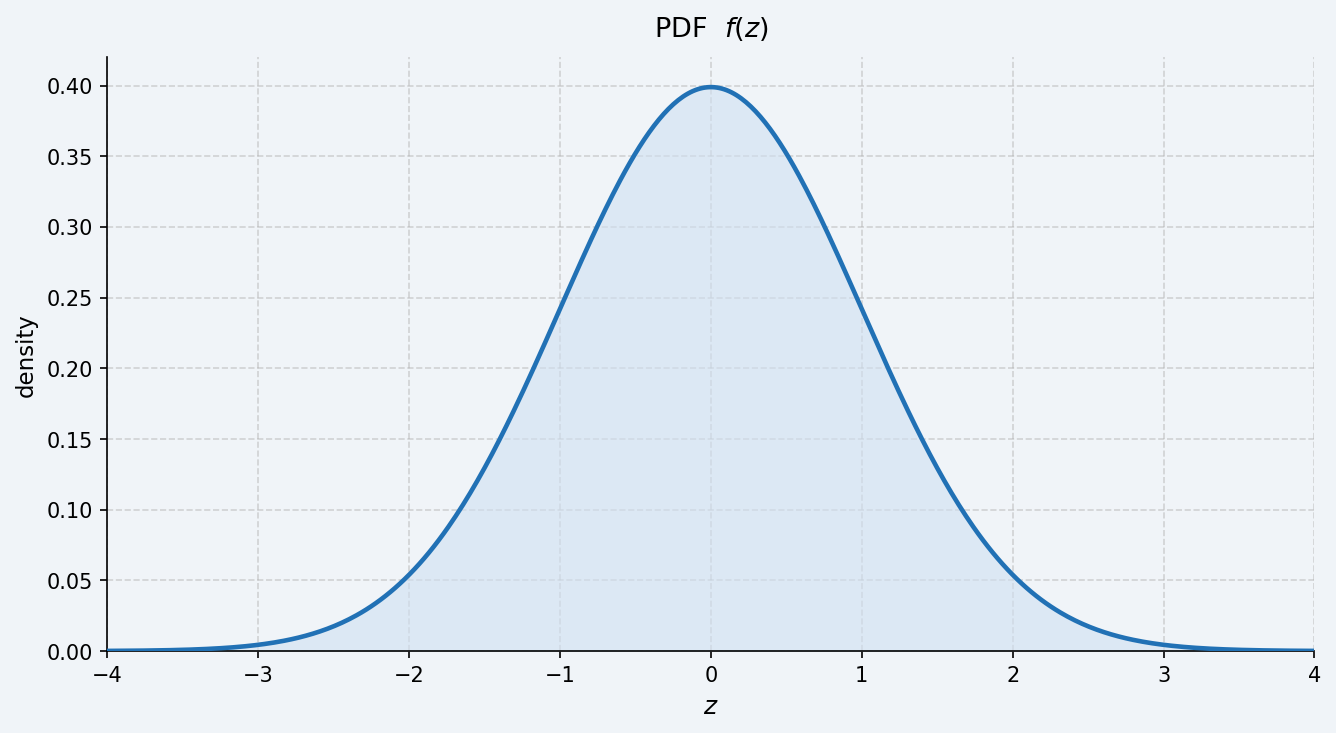

The script that saved this image:
import numpy as np
import matplotlib.pyplot as plt
from scipy.stats import norm

BG = '#f0f4f8'

z = np.linspace(-4, 4, 500)
pdf = norm.pdf(z)

fig, ax = plt.subplots(figsize=(9, 5))
fig.patch.set_facecolor(BG)
ax.set_facecolor(BG)

ax.fill_between(z, pdf, color='#d0e1f2', alpha=0.6, zorder=2)
ax.plot(z, pdf, color='#2171b5', linewidth=2.2, zorder=3)

ax.set_title(r'PDF  $f(z)$', fontsize=13, pad=10)
ax.set_xlabel(r'$z$', fontsize=12)
ax.set_ylabel('density', fontsize=11)
ax.set_xlim(-4, 4)
ax.set_ylim(0, 0.42)
ax.grid(linestyle='--', alpha=0.5, zorder=1)
ax.spines[['top', 'right']].set_visible(False)

fig.tight_layout()
fig.savefig('standard_normal.png', dpi=150, bbox_inches='tight')
print("Saved: standard_normal.png")

# ── CDF ──
cdf = norm.cdf(z)

fig2, ax2 = plt.subplots(figsize=(9, 5))
fig2.patch.set_facecolor(BG)
ax2.set_facecolor(BG)

ax2.fill_between(z, cdf, color='#d0e1f2', alpha=0.6, zorder=2)
ax2.plot(z, cdf, color='#2171b5', linewidth=2.2, zorder=3)

ax2.set_title(r'CDF  $F(z)$', fontsize=13, pad=10)
ax2.set_xlabel(r'$z$', fontsize=12)
ax2.set_ylabel(r'$\tau = F(z)$', fontsize=11)
ax2.set_xlim(-4, 4)
ax2.set_ylim(0, 1.05)
ax2.grid(linestyle='--', alpha=0.5, zorder=1)
ax2.spines[['top', 'right']].set_visible(False)

fig2.tight_layout()
fig2.savefig('standard_normal_cdf.png', dpi=150, bbox_inches='tight')
print("Saved: standard_normal_cdf.png")

plt.show()
